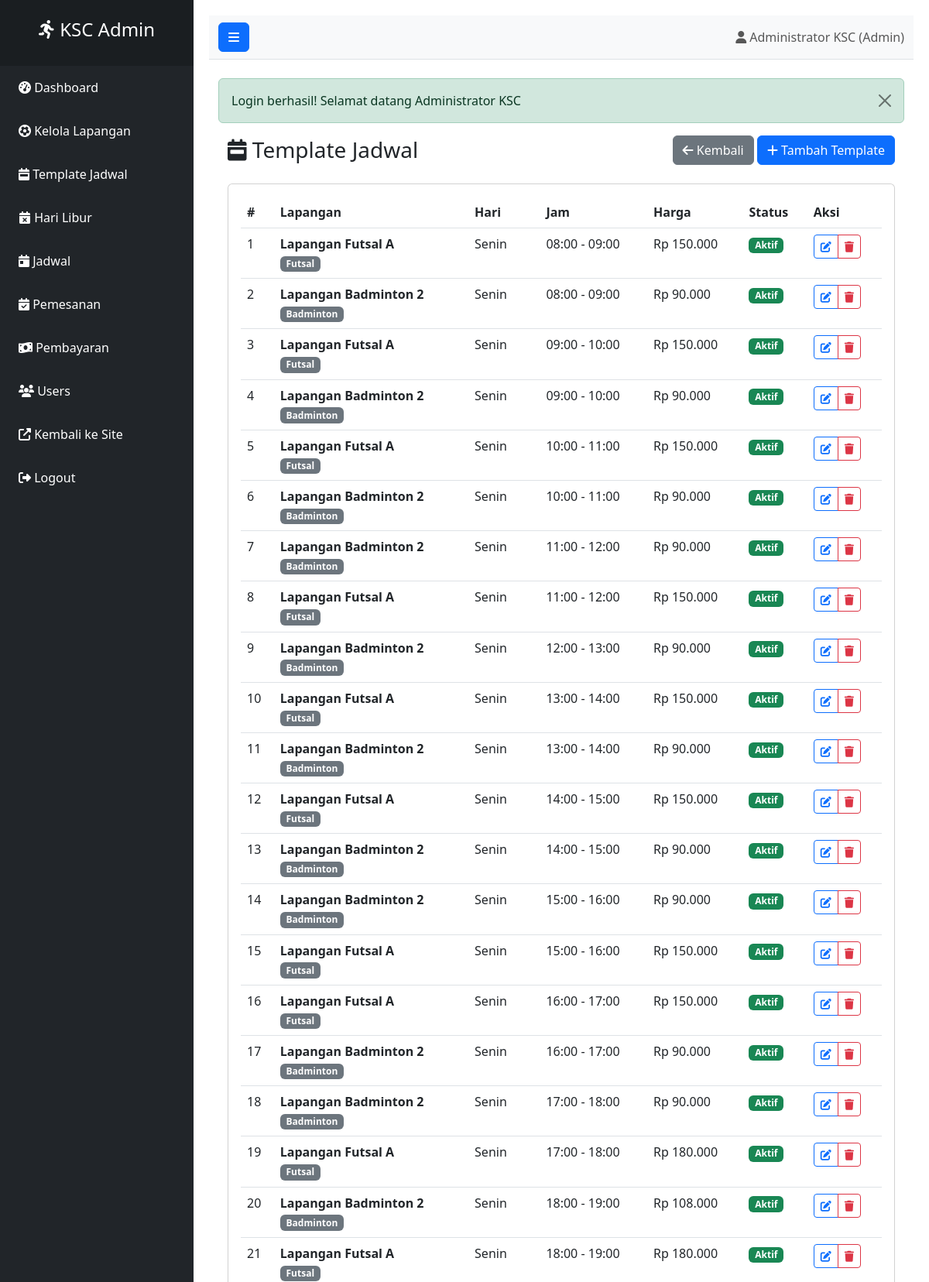
The page /admin/template-jadwal.php (signed in, upper part) on the database its author committed.
### tables this page shows
CREATE TABLE `template_jadwal` (
  `id_template` int(10) UNSIGNED NOT NULL,
  `id_lapangan` int(10) UNSIGNED NOT NULL,
  `hari` enum('Senin','Selasa','Rabu','Kamis','Jumat','Sabtu','Minggu') NOT NULL,
  `jam_mulai` time NOT NULL,
  `jam_selesai` time NOT NULL,
  `harga` decimal(10,2) NOT NULL,
  `status_aktif` tinyint(1) DEFAULT 1,
  `created_at` timestamp NOT NULL DEFAULT current_timestamp(),
  `updated_at` timestamp NULL DEFAULT NULL ON UPDATE current_timestamp()
);

CREATE TABLE `lapangan` (
  `id_lapangan` int(10) UNSIGNED NOT NULL,
  `nama_lapangan` varchar(100) NOT NULL,
  `tipe_lapangan` enum('Futsal','Badminton','Voli','Basket','Tennis') DEFAULT NULL,
  `harga_per_jam` decimal(10,2) NOT NULL DEFAULT 0.00,
  `deskripsi` text DEFAULT NULL,
  `status_lapangan` enum('aktif','tidak_aktif') DEFAULT 'aktif',
  `id_user` int(10) UNSIGNED NOT NULL,
  `created_at` timestamp NOT NULL DEFAULT current_timestamp(),
  `updated_at` timestamp NULL DEFAULT NULL ON UPDATE current_timestamp()
);

### includes/database.php (called while the page is built, shortened)
<?php
class Database {
    private $host = DB_HOST;
    private $user = DB_USER;
    private $pass = DB_PASS;
    private $dbname = DB_NAME;
    private $dbh;
    private $stmt;
    public function __construct() {
        $dsn = 'mysql:host=' . $this->host . ';dbname=' . $this->dbname . ';charset=utf8';
        $options = array(
            PDO::ATTR_PERSISTENT => true,
            PDO::ATTR_ERRMODE => PDO::ERRMODE_EXCEPTION
        );
        try {
            $this->dbh = new PDO($dsn, $this->user, $this->pass, $options);
        } catch(PDOException $e) {
            $this->error = $e->getMessage();
            echo $this->error;
        }
    }
    public function query($sql) {
        $this->stmt = $this->dbh->prepare($sql);
    }
    public function execute() {
        return $this->stmt->execute();
    }
    public function resultSet() {
        $this->execute();
        return $this->stmt->fetchAll(PDO::FETCH_OBJ);
    }
}
?>

### includes/functions.php (called while the page is built, shortened)
<?php
if (!function_exists('formatCurrency')) {
    function formatCurrency($amount) {
        return 'Rp ' . number_format($amount, 0, ',', '.');
    }
}
?>

### admin/template-jadwal.php (the view, shortened to what this page needs)
<?php
require_once '../includes/admin-header.php';
require_once '../includes/database.php';
require_once '../includes/functions.php';
$db = new Database();
$db->query('SELECT t.*, l.nama_lapangan, l.tipe_lapangan
           FROM template_jadwal t
           JOIN lapangan l ON t.id_lapangan = l.id_lapangan
           ORDER BY t.hari, t.jam_mulai');
$templates = $db->resultSet();
?>
<div class="container-fluid">
    <div class="d-flex justify-content-between align-items-center mb-4">
        <h1 class="h3 mb-0"><i class="fas fa-calendar-week"></i> Template Jadwal</h1>
        <div>
            <a href="dashboard.php" class="btn btn-secondary">
                <i class="fas fa-arrow-left"></i> Kembali
            </a>
            <button type="button" class="btn btn-primary" data-bs-toggle="modal" data-bs-target="#addTemplateModal">
                <i class="fas fa-plus"></i> Tambah Template
            </button>
        </div>
    </div>
    <div class="card">
        <div class="card-body">
            <div class="table-responsive">
                <table class="table table-hover">
                    <thead>
                        <tr>
                            <th>#</th>
                            <th>Lapangan</th>
                            <th>Hari</th>
                            <th>Jam</th>
                            <th>Harga</th>
                            <th>Status</th>
                            <th>Aksi</th>
                        </tr>
                    </thead>
                    <tbody>
                        <?php if (empty($templates)): ?>
                            <tr>
                                <td colspan="7" class="text-center text-muted">Belum ada template jadwal</td>
                            </tr>
                        <?php else: ?>
                            <?php foreach ($templates as $index => $template): ?>
                            <tr>
                                <td><?= $index + 1 ?></td>
                                <td>
                                    <strong><?= $template->nama_lapangan ?></strong><br>
                                    <span class="badge bg-secondary"><?= $template->tipe_lapangan ?></span>
                                </td>
                                <td><?= $template->hari ?></td>
                                <td>
                                    <?= substr($template->jam_mulai, 0, 5) ?> - <?= substr($template->jam_selesai, 0, 5) ?>
                                </td>
                                <td><?= formatCurrency($template->harga) ?></td>
                                <td>
                                    <?php if ($template->status_aktif): ?>
                                        <span class="badge bg-success">Aktif</span>
                                    <?php else: ?>
                                        <span class="badge bg-danger">Nonaktif</span>
                                    <?php endif; ?>
                                </td>
                                <td>
                                    <div class="btn-group btn-group-sm">
                                        <button type="button" class="btn btn-outline-primary"
                                                onclick="editTemplate(<?= $template->id_template ?>)">
                                            <i class="fas fa-edit"></i>
                                        </button>
                                        <a href="template-jadwal.php?delete=<?= $template->id_template ?>"
                                           class="btn btn-outline-danger"
                                           onclick="return confirm('Hapus template jadwal ini?')">
                                            <i class="fas fa-trash"></i>
                                        </a>
                                    </div>
                                </td>
                            </tr>
                            <?php endforeach; ?>
                        <?php endif; ?>
                    </tbody>
                </table>
            </div>
        </div>
    </div>
</div>
<?php require_once '../includes/admin-footer.php'; ?>

### rows shown on the page
template_jadwal: id_lapangan.nama_lapangan "Lapangan Futsal A", id_lapangan.tipe_lapangan "Futsal", hari "Senin", jam_mulai "08:00", jam_selesai "09:00", harga "Rp 150.000", status_aktif "Aktif"
template_jadwal: id_lapangan.nama_lapangan "Lapangan Badminton 2", id_lapangan.tipe_lapangan "Badminton", hari "Senin", jam_mulai "08:00", jam_selesai "09:00", harga "Rp 90.000", status_aktif "Aktif"
template_jadwal: id_lapangan.nama_lapangan "Lapangan Futsal A", id_lapangan.tipe_lapangan "Futsal", hari "Senin", jam_mulai "09:00", jam_selesai "10:00", harga "Rp 150.000", status_aktif "Aktif"
template_jadwal: id_lapangan.nama_lapangan "Lapangan Badminton 2", id_lapangan.tipe_lapangan "Badminton", hari "Senin", jam_mulai "09:00", jam_selesai "10:00", harga "Rp 90.000", status_aktif "Aktif"
template_jadwal: id_lapangan.nama_lapangan "Lapangan Futsal A", id_lapangan.tipe_lapangan "Futsal", hari "Senin", jam_mulai "10:00", jam_selesai "11:00", harga "Rp 150.000", status_aktif "Aktif"
template_jadwal: id_lapangan.nama_lapangan "Lapangan Badminton 2", id_lapangan.tipe_lapangan "Badminton", hari "Senin", jam_mulai "10:00", jam_selesai "11:00", harga "Rp 90.000", status_aktif "Aktif"
template_jadwal: id_lapangan.nama_lapangan "Lapangan Badminton 2", id_lapangan.tipe_lapangan "Badminton", hari "Senin", jam_mulai "11:00", jam_selesai "12:00", harga "Rp 90.000", status_aktif "Aktif"
template_jadwal: id_lapangan.nama_lapangan "Lapangan Futsal A", id_lapangan.tipe_lapangan "Futsal", hari "Senin", jam_mulai "11:00", jam_selesai "12:00", harga "Rp 150.000", status_aktif "Aktif"
template_jadwal: id_lapangan.nama_lapangan "Lapangan Badminton 2", id_lapangan.tipe_lapangan "Badminton", hari "Senin", jam_mulai "12:00", jam_selesai "13:00", harga "Rp 90.000", status_aktif "Aktif"
template_jadwal: id_lapangan.nama_lapangan "Lapangan Futsal A", id_lapangan.tipe_lapangan "Futsal", hari "Senin", jam_mulai "13:00", jam_selesai "14:00", harga "Rp 150.000", status_aktif "Aktif"
template_jadwal: id_lapangan.nama_lapangan "Lapangan Badminton 2", id_lapangan.tipe_lapangan "Badminton", hari "Senin", jam_mulai "13:00", jam_selesai "14:00", harga "Rp 90.000", status_aktif "Aktif"
template_jadwal: id_lapangan.nama_lapangan "Lapangan Futsal A", id_lapangan.tipe_lapangan "Futsal", hari "Senin", jam_mulai "14:00", jam_selesai "15:00", harga "Rp 150.000", status_aktif "Aktif"
template_jadwal: id_lapangan.nama_lapangan "Lapangan Badminton 2", id_lapangan.tipe_lapangan "Badminton", hari "Senin", jam_mulai "14:00", jam_selesai "15:00", harga "Rp 90.000", status_aktif "Aktif"
template_jadwal: id_lapangan.nama_lapangan "Lapangan Badminton 2", id_lapangan.tipe_lapangan "Badminton", hari "Senin", jam_mulai "15:00", jam_selesai "16:00", harga "Rp 90.000", status_aktif "Aktif"
template_jadwal: id_lapangan.nama_lapangan "Lapangan Futsal A", id_lapangan.tipe_lapangan "Futsal", hari "Senin", jam_mulai "15:00", jam_selesai "16:00", harga "Rp 150.000", status_aktif "Aktif"
template_jadwal: id_lapangan.nama_lapangan "Lapangan Futsal A", id_lapangan.tipe_lapangan "Futsal", hari "Senin", jam_mulai "16:00", jam_selesai "17:00", harga "Rp 150.000", status_aktif "Aktif"
template_jadwal: id_lapangan.nama_lapangan "Lapangan Badminton 2", id_lapangan.tipe_lapangan "Badminton", hari "Senin", jam_mulai "16:00", jam_selesai "17:00", harga "Rp 90.000", status_aktif "Aktif"
template_jadwal: id_lapangan.nama_lapangan "Lapangan Badminton 2", id_lapangan.tipe_lapangan "Badminton", hari "Senin", jam_mulai "17:00", jam_selesai "18:00", harga "Rp 90.000", status_aktif "Aktif"
template_jadwal: id_lapangan.nama_lapangan "Lapangan Futsal A", id_lapangan.tipe_lapangan "Futsal", hari "Senin", jam_mulai "17:00", jam_selesai "18:00", harga "Rp 180.000", status_aktif "Aktif"
template_jadwal: id_lapangan.nama_lapangan "Lapangan Badminton 2", id_lapangan.tipe_lapangan "Badminton", hari "Senin", jam_mulai "18:00", jam_selesai "19:00", harga "Rp 108.000", status_aktif "Aktif"
template_jadwal: id_lapangan.nama_lapangan "Lapangan Futsal A", id_lapangan.tipe_lapangan "Futsal", hari "Senin", jam_mulai "18:00", jam_selesai "19:00", harga "Rp 180.000", status_aktif "Aktif"

### other values the page prints
$_SESSION['nama'] "Administrator KSC"
$message "Login berhasil! Selamat datang Administrator KSC"
